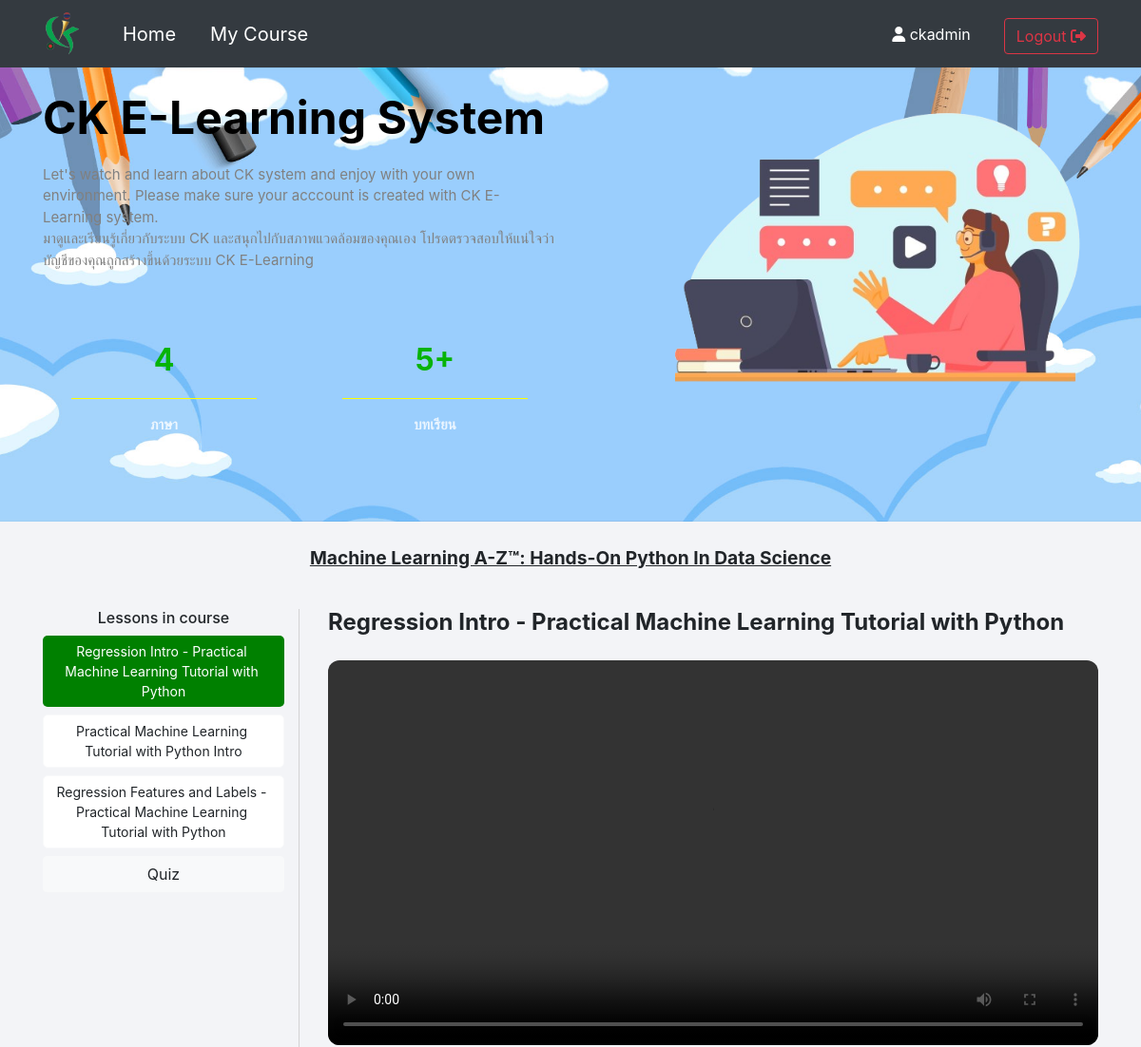
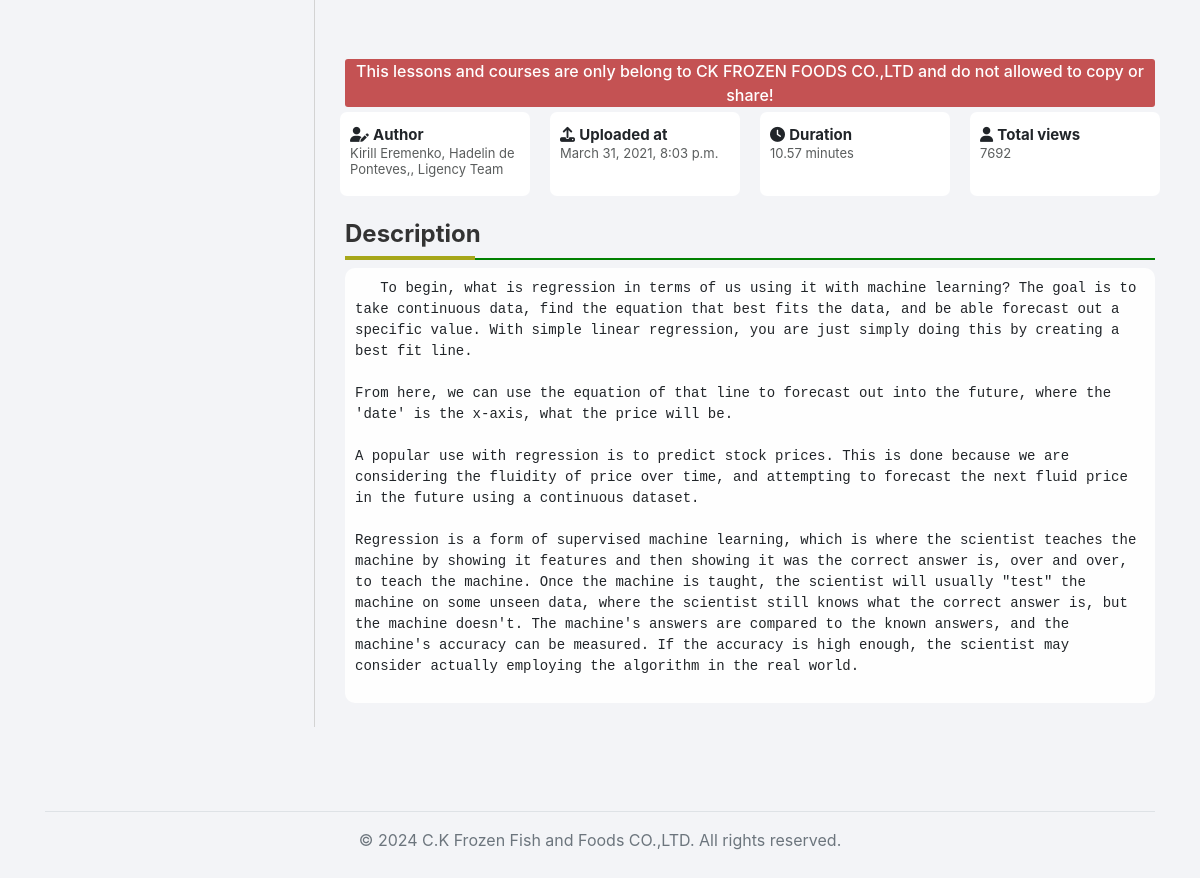
Screenshot of /course/machine-learning-a-ztm-hands-on-python-in-data-science (signed in) with the database file from the repository (2 pictures, top to bottom).
### user/models.py (models this page shows, shortened)
class Course(models.Model):
    name = models.CharField(max_length=250)
    slug = models.SlugField(default='',editable=False,max_length=255)
    description = models.TextField()
    author = models.CharField(max_length=100)
    duration = models.CharField(max_length=50)
    enrolled_count = models.IntegerField(default=0)
    thumbnail = models.ImageField(upload_to='course_thumbnails/')
    created_at = models.DateTimeField(auto_now_add=True, null=True)
    updated_at = models.DateTimeField(auto_now=True, null=True)

class Lession(models.Model):
    course = models.ForeignKey(Course, on_delete=models.CASCADE)
    name = models.CharField(max_length=250)
    description = models.TextField()
    duration = models.CharField(max_length=50)
    video = models.FileField(upload_to='lession_videos/')
    created_at = models.DateTimeField(auto_now_add=True, null=True)
    updated_at = models.DateTimeField(auto_now=True, null=True)

### user/views.py (the view, shortened to what this page needs)
# urls.py: re_path(r'^course/(?P<slug>[-\w]+)$', DetailedCourseView.as_view(), name='course'),
class DetailedCourseView(LoginRequiredMixin, DetailView):
    template_name = 'user/course.html'
    model = Course
    context_object_name = "course_obj"
    login_url = reverse_lazy('login')
    def get_context_data(self, **kwargs):
        context = {}
        lesson_obj = Lession.objects.filter(course=self.object)
        quiz_obj = QuizQuestion.objects.filter(course=self.object).order_by("?")
        result_obj = QuizResult.objects.filter(course=self.object,user=self.request.user)
        if quiz_obj:
            context['quiz_obj'] = quiz_obj
        if result_obj:
            result_obj = result_obj.first()
            context['result'] = result_obj.result
            context['selected_options'] = result_obj.selected_options
        context['lesson_obj'] = lesson_obj
        return super().get_context_data(**context)

### user/templates/user/course.html (shortened to what this page needs)
{% extends 'base.html' %}
{% block body %}
<br>
{% if lesson_obj %}
<div class="container" >
    <p class="text-center" style="font-weight:bold;font-size: larger;text-decoration: underline;">{{course_obj.name}}
    </p>
    <br>
    <div class="row">
        <div class="col-md-3" style="border-right: 1px solid lightgray;">
            <h6 style="text-align: center;">Lessons in course</h6>
            <div id="lessonDetails">
                {% for lession in lesson_obj %}
                    <button class="btn btn-light mb-2"
                            data-title="{{lession.name}}"
                            data-src="{{lession.video.url}}"
                            data-description="{{lession.description}}"
                            data-duration="{{lession.duration}}"
                            style="width: 100%; white-space: break-spaces; border-radius: 5px; background-color: white; font-size: 14px;">{{lession.name}}</button>
                {% endfor %}
                {% if quiz_obj %}
                    <button class="btn btn-light mb-3" style="width: 100%;">Quiz</button>
                {% endif %}
            </div>
        </div>
        <div class="col-md-9 text-center" >
            <div id="lession-div" >
                <div style="text-align:start;margin-left:15px;">
                    <h4 id="lessionName" style="margin-bottom:1px;font-weight: bold;">{{lesson_obj.0.name}}</h4><br>
                    <div class="video-container">
                        <div class="watermark">
                        </div>
                        <video
                            width="100%"
                            controls
                            autoplay
                            controlsList="nodownload"
                            style="border-radius: 12px;"
                            oncontextmenu="return false;"
                        >
                            <source src="{{lesson_obj.0.video.url}}" type="video/mp4">
                        </video>
                    </div>
                <div style="border: none; border-radius: 3px; background-color: rgba(184, 38, 38, 0.781); text-align: center; margin-top: 10px;">
                <span style="color: white; font-weight: 500;" behavior="" direction="">This lessons and courses are only belong to CK FROZEN FOODS
                    CO.,LTD and do not allowed to copy or share!</span>
                </div>
                    <div class="row">
                        <div class="col-md" style="margin-top: 5px;">
                            <span  style="font-size: 15px; font-weight: 400; text-align: center;">
                            <i class="fa-solid fa-user-pen"></i>
                            <strong>
                                Author
                            </strong>
                        </span>  <br>
                        <h5 style="font-size: small; font-weight: 400; line-height: 1.2; color: rgba(74, 77, 77, 0.911);">
                            {{course_obj.author}}</h5></div>
                        <div class="col-md" style="margin-top: 5px;">
                            <span  style="font-size: 15px; font-weight: 400; text-align: center;">
                                <i class="fa-solid fa-upload"></i>
                                <strong>
                                    Uploaded at
                                </strong>
                            </span>  <br>
                            <h5 style="font-size: small; font-weight: 400; line-height: 1.2; color: rgba(74, 77, 77, 0.911);">
                                {{course_obj.created_at}}
                            </h5>
                        </div>
                        <div class="col-md" style="margin-top: 5px;">
                            <span  style="font-size: 15px; font-weight: 400; ">
                                <i class="fa-solid fa-clock"></i>
                                <strong>
                                   Duration
                                </strong>
                            </span>  <br>
                            <h5 id="lessionDur" style="font-size: small; font-weight: 400; line-height: 1.2; color: rgba(74, 77, 77, 0.911);">
                                {{lesson_obj.0.duration}}
                            </h5>
                        </div>
                        <div class="col-md" style="margin-top: 5px;">
                            <span  style="font-size: 15px; font-weight: 400; text-align: center;">
                                <i class="fa-solid fa-user"></i>
                                <strong>
                                    Total views
                                </strong>
                            </span>  <br>
                            <h5 style="font-size: small; font-weight: 400; line-height: 1.2; color: rgba(74, 77, 77, 0.911);">
                                {{course_obj.enrolled_count}}
                            </h5>
                        </div>
                    </div>
                      <br>
                    <div>
                        <h5 class="underlined-text">Description</h5>
                        <div style="background-color: #ffffffef; border-radius: 10px; padding: 10px 10px;">
                            <pre style="white-space: break-spaces;" id="lessionDesc">   {{lesson_obj.0.description}}</pre>
                        </div>
                    </div>
                     <br>
                </div>
            </div>
        </div>
    </div>
</div>
{% else %}
<br>
<h4 style="text-align:center;color:white; background-color: rgba(255, 0, 0, 0.753); padding: 10px;">Not any lessons added in this course right now!</h4>
{% endif %}
<br><br>
{% endblock body %}
{% block script %}
<div class="container" style="margin-top: -20px;">
    <footer class="py-3 my-4">
      <ul class="nav justify-content-center border-bottom pb-3 mb-3">
      </ul>
      <center>
      <p class="text-muted">© <span id="current-year"></span> C.K Frozen Fish and Foods CO.,LTD. All rights reserved.</p>
      </center>
    </footer>
  </div>
{% endblock script %}

### user/templates/base.html (shortened to what this page needs)
{% load static %}
<!DOCTYPE html>
<html>
<head>
    <link rel="stylesheet" href="https://maxcdn.bootstrapcdn.com/bootstrap/4.0.0/css/bootstrap.min.css">
    <link rel="stylesheet" href="https://cdnjs.cloudflare.com/ajax/libs/font-awesome/5.15.3/css/all.min.css"/>
    <link rel="stylesheet" href="https://cdnjs.cloudflare.com/ajax/libs/font-awesome/6.4.0/css/all.min.css" />
    <link rel="stylesheet" type="text/css" href="{% static 'css/main.css' %}">
    <link rel="stylesheet" type="text/css" href="https://cdnjs.cloudflare.com/ajax/libs/font-awesome/5.15.3/css/all.min.css">
</head>
<body style="background-color: rgba(243, 244, 247, 0.952);" onload="updateCurrentYear()">
<nav class="navbar navbar-expand-md navbar-dark bg-dark sticky-nav">
    <div class="container">
  <a class="navbar-brand" href="{% url 'home' %}">
    <img src="{% static 'images/main_logo.png' %}" width="40px" height="45px">
  </a>
  <div class="collapse navbar-collapse" id="navbarSupportedContent">
     <ul class="navbar-nav mr-auto">
      {% if request.user.is_authenticated %}
      <li class="nav-item " style="margin-left: 20px;">
           <a class="nav-link active_ho" style="text-decoration: none; color: white; font-size: 20px;" href="{% url 'home' %}#home-section">Home</a>
      </li>
      <li class="nav-item " style="margin-left: 20px;">
        <a  class="nav-link active_cu" style="text-decoration: none; color: white; font-size: 20px;"  href="{% url 'my_course' %}">
          My Course</a>
      </li>
      {% endif %}
    </ul>
  {% if request.user.is_authenticated %}
    <div class="text-end" style="margin-top: 5px;">
      <i class="fa fa-user" style="color: white;"></i>
      <span  style="color: white;">{{ user.username|truncatechars:35}}</span>
      <div class="btn " id="google_translate_element"></div>
        <a role="button" href="{% url 'logout' %}" class="btn btn-outline-danger">Logout
          <i class="fa fa-right-from-bracket"></i>
        </a>
    </div>
  {% else %}
    <div class="text-end" style="display: flex;">
        <div class="btn " id="google_translate_element"></div>
        <a role="button" href="{% url 'login' %}" class="btn btn-outline-light me-5">Login</a> &nbsp;&nbsp;
        <a role="button" href="{% url 'sign_up' %}" class="btn btn-primary">Sign-up</a>
    </div>
  {% endif %}
  </div>
  </div>
</nav>
<section id="hero" class="hero d-flex align-items-center content" >
  <div class="container">
    <div class="row gy-4 d-flex justify-content-between">
      <div class="col-lg-6 order-2 order-lg-1 d-flex flex-column justify-content-center"><br>
        <h2 data-aos="fade-up" style="color: black;">CK E-Learning System</h2>
        <p data-aos="fade-up" data-aos-delay="100" style="color: gray;">
        Let's watch and learn about CK system and enjoy with your own environment. Please make sure your acccount is created with CK E-Learning system.
        <br>
        มาดูและเรียนรู้เกี่ยวกับระบบ CK และสนุกไปกับสภาพแวดล้อมของคุณเอง โปรดตรวจสอบให้แน่ใจว่าบัญชีของคุณถูกสร้างขึ้นด้วยระบบ CK E-Learning
        </p>
        <div class="row gy-4" data-aos="fade-up" >
          <div class="col-lg-6 col-6">
            <div class="stats-item text-center w-100 h-100">
              <span  class="tags">
                4
              </span>
              <div style="margin-top: -15px;">
                <hr style="border-color: yellow;">
                <p>ภาษา</p>
              </div>
            </div>
          </div>
          <div class="col-lg-6 col-6">
            <div class="stats-item text-center w-100 h-100">
              <span  class="tags">
                5+
              </span>
              <div style="margin-top: -15px;">
                <hr style="border-color: yellow;">
                <p>บทเรียน</p>
              </div>
            </div>
          </div>
        </div>
      </div>
      <div class="col-lg-5 order-1 order-lg-2 hero-img" data-aos="zoom-out">
        <img src="{% static 'images/aaf.png' %}" class="img-fluid mb-3 mb-lg-0" alt="">
      </div>
    </div>
  </div>
</section>
{% block body %}{% endblock body %}
{% block script %}{% endblock script %}
</body>
</html>

### static/css/main.css (style rules this page uses)
.hero h2 { margin-bottom: 20px; padding: 0; font-size: 48px; font-weight: 700; color: #fff; }
.hero p { font-size: 15px; font-weight: 400; margin-bottom: 40px; }
.hero .stats-item { padding: 30px; width: 100%; }
.hero .stats-item span { font-size: 32px; display: block; font-weight: 700; margin-bottom: 15px; padding-bottom: 15px; position: relative; }
.hero .stats-item span:after { content: ""; position: absolute; display: block; width: 20px; height: 3px; background: var(--color-primary); left: 0; right: 0; bottom: 0; margin: auto; }
.hero .stats-item p { padding: 0; margin: 0; font-family: var(--font-primary); font-size: 15px; font-weight: 600; }
.video-container { position: relative; padding-bottom: 56.25%; height: 0; overflow: hidden; }

### user/templates/base.html (style rules this page uses)
.hero .stats-item { padding: 30px; width: 100%; }
.hero .stats-item span { font-size: 32px; display: block; font-weight: 700; margin-bottom: 15px; padding-bottom: 15px; position: relative; }
.hero .stats-item span:after { content: ""; position: absolute; display: block; width: 20px; height: 3px; background: var(--color-primary); left: 0; right: 0; bottom: 0; margin: auto; }
.hero .stats-item p { padding: 0; margin: 0; font-family: var(--font-primary); font-size: 15px; font-weight: 600; }

### user/templates/user/course.html (style rules this page uses)
.btn-light.active { background-color: green !important; color: white !important; border: none; }
.watermark { position: absolute; top: 10%; left: 5%; transform: translate(-50%, -50%); font-size: 24px; color: rgba(255, 0, 0, 0.411); pointer-events: none; }
.row { display: flex; justify-content: space-between; }
.col-md { margin: 0 10px; background-color: white; border-radius: 7px; padding: 10px; }
.underlined-text { font-size: 24px; font-weight: bold; color: #333333; padding-bottom: 12px; position: relative; }
.underlined-text::after { content: ""; position: absolute; left: 0; bottom: 0px; width: 130px; height: 4px; background-color: rgb(167, 167, 26); }
.underlined-text::before { content: ""; position: absolute; left: 0; bottom: 0; width: 100%; height: 2px; background-color: green; }

### rows the page displays
Course: name "Machine Learning A-Z™: Hands-On Python In Data Science", author "Kirill Eremenko, Hadelin de Ponteves,, Ligency Team", created_at "March 31, 2021, 8:03 p.m.", enrolled_count "7692"
Lession: name "Regression Intro - Practical Machine Learning Tutorial with Python", duration "10.57 minutes", description "To begin, what is regression in terms of us using it with machine learning? The goal is to take continuous data, find the equation that best fits the data, and be able forecast out a specific value. With simple linear regression, you are just simply doing this by creating a best fit line. From here, we can use the equation of that line to forecast out into the future, where the 'date' is the x-axis, what the price will be. A popular use with regression is to predict stock prices. This is done because we are considering the fluidity of price over time, and attempting to forecast the next fluid price in the future using a continuous dataset. Regression is a form of supervised machine…"
Lession: name "Practical Machine Learning Tutorial with Python Intro"
Lession: name "Regression Features and Labels - Practical Machine Learning Tutorial with Python"

### other values shown
{{ user.username|truncatechars:35 }} "ckadmin"
